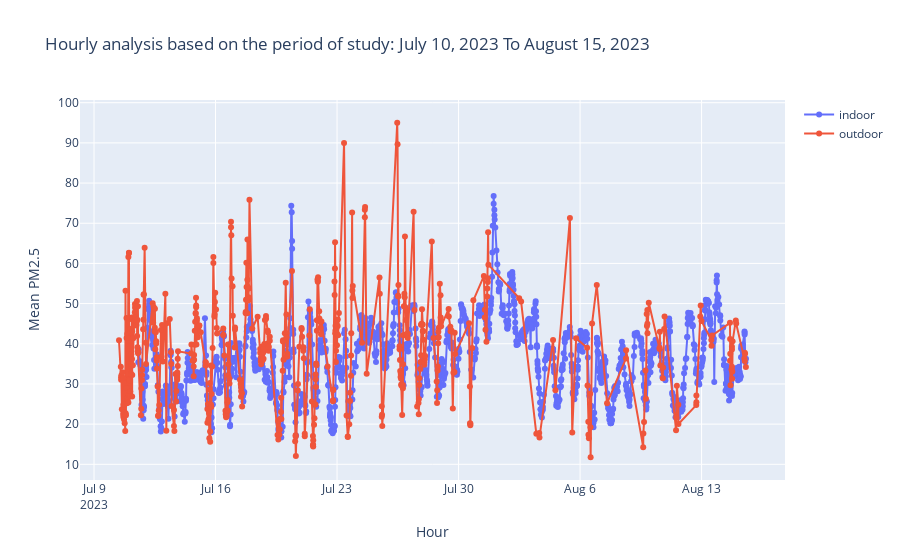

Notebook source saved alongside this figure:
### Code cell
fig1.add_trace(go.Scatter(x=Indoor1['datetime'],y=Indoor1['value'],mode='lines+markers',name='indoor'))
fig1.add_trace(go.Scatter(x=Outdoor1['datetime'],y=Outdoor1['value'],mode='lines+markers',name='outdoor'))
fig1.update_layout(title_text='Hourly analysis based on the period of study: July 10, 2023 To August 15, 2023')
fig1.update_xaxes(
    title='Hour'
)
fig1.update_yaxes(
    title='Mean PM2.5')
fig1.show()

### Figure 1 — Plotly figure (JSON) as saved in the notebook; plotly's stock layout.template omitted (floating-point values rounded to 4 significant figures; data arrays with more than 128 entries replaced by an {"elided": "..."} marker saying what was removed)
{"data": [{"mode": "lines+markers", "name": "indoor", "type": "scatter", "x": {"elided": "1446 str values"}, "y": {"elided": "1446 float values"}}, {"mode": "lines+markers", "name": "outdoor", "type": "scatter", "x": {"elided": "553 str values"}, "y": {"elided": "553 float values"}}], "layout": {"title": {"text": "Hourly analysis based on the period of study: July 10, 2023 To August 15, 2023"}, "xaxis": {"title": {"text": "Hour"}}, "yaxis": {"title": {"text": "Mean PM2.5"}}}}
